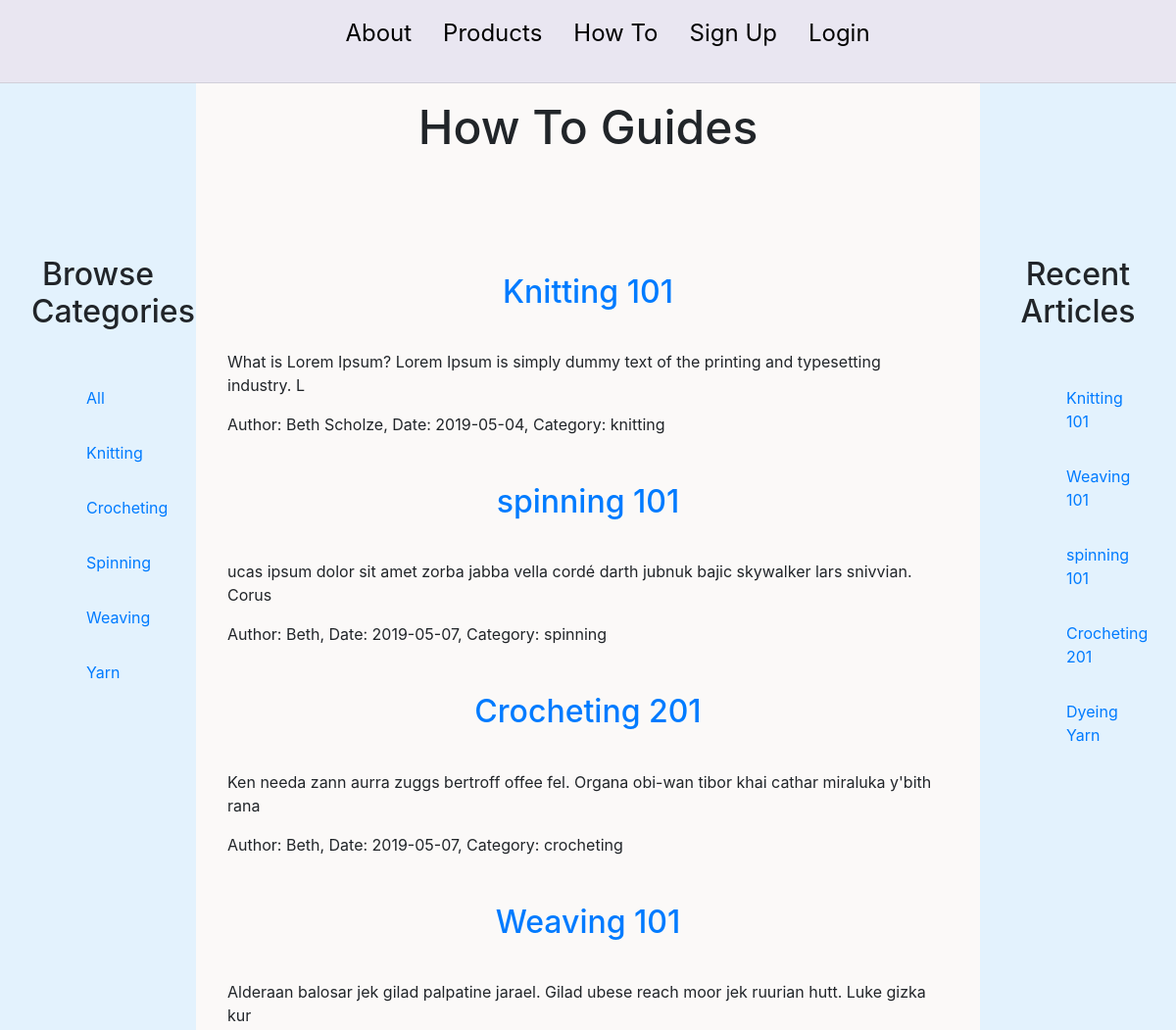
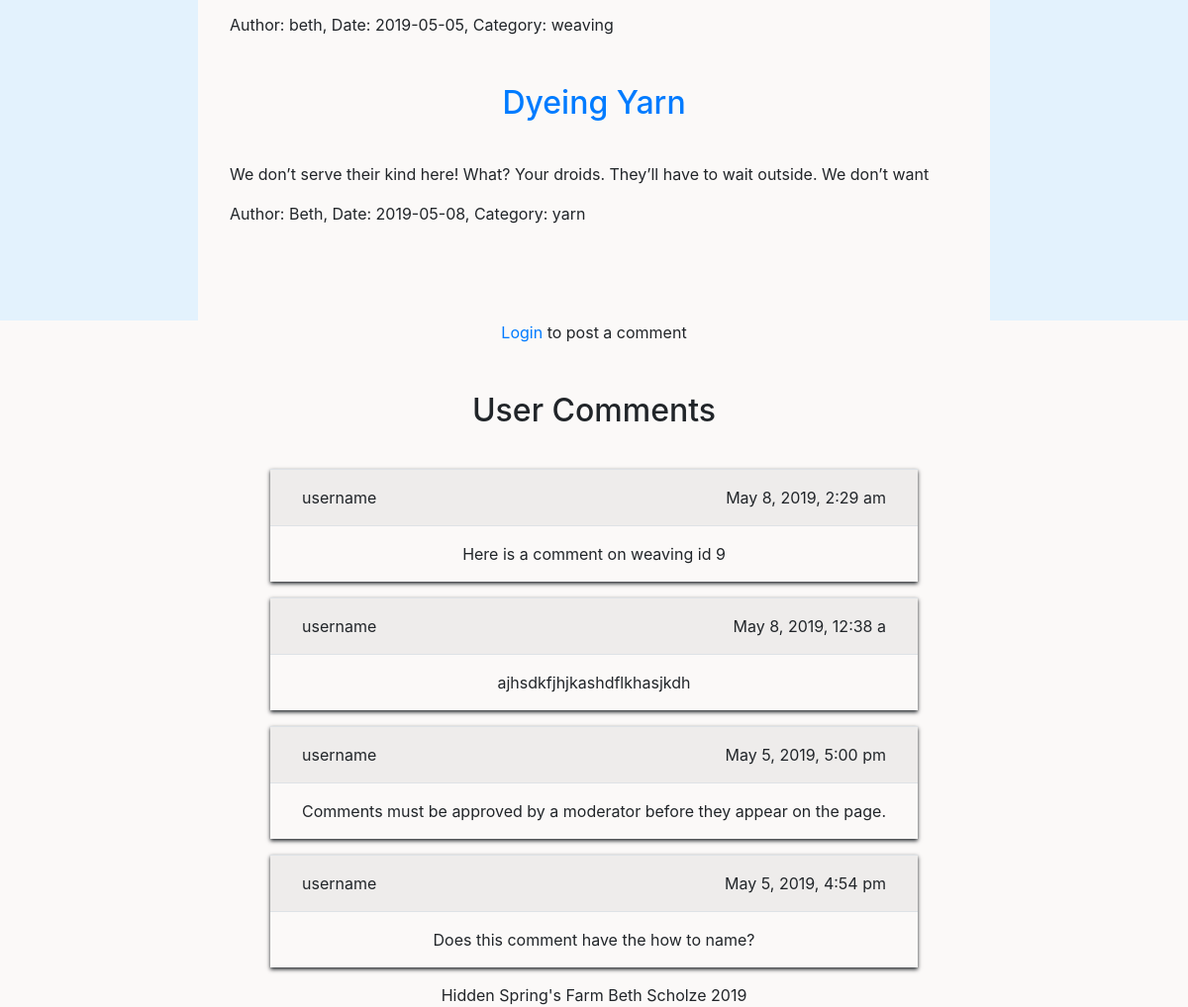
Page /howTos.php?howToId=6 on the committed database (2 pictures, top to bottom).
### tables this page shows
CREATE TABLE `how_to_guides` (
  `id` int(11) NOT NULL AUTO_INCREMENT,
  `title` varchar(30) DEFAULT NULL,
  `date` date DEFAULT NULL,
  `content` text,
  `author` varchar(40) DEFAULT NULL,
  `category` varchar(20) DEFAULT NULL,
  `picture` varchar(30) DEFAULT NULL,
  `visible` varchar(5) DEFAULT 'yes',
  PRIMARY KEY (`id`)
);

CREATE TABLE `user_comments` (
  `commentId` int(11) NOT NULL AUTO_INCREMENT,
  `userId` int(11) DEFAULT NULL,
  `comment` text,
  `date` varchar(20) DEFAULT NULL,
  `approved` varchar(5) DEFAULT 'no',
  `username` varchar(30) DEFAULT NULL,
  `howTo` varchar(30) DEFAULT NULL,
  PRIMARY KEY (`commentId`)
);

### howTos.php (the view, shortened to what this page needs)
<?php
    require_once('header.php');
    require_once('navmenu.php');
    $title = '';
    ?>
    <section>
        <div class="row mb-5">
            <aside class="col-sm-12 col-md-2 aside">
                <h2>Browse Categories</h2>
                <ul>
                    <li><a href="howTos.php?howToId=6">All</a></li>
                    <li><a href="howTos.php?howToId=1">Knitting</a></li>
                    <li><a href="howTos.php?howToId=2">Crocheting</a></li>
                    <li><a href="howTos.php?howToId=3">Spinning</a></li>
                    <li><a href="howTos.php?howToId=4">Weaving</a></li>
                    <li><a href="howTos.php?howToId=5">Yarn</a></li>
                </ul>
            <?php
            if(isset($_GET['howToId'])) {
                $dbc = mysqli_connect(DB_HOST, DB_USER, DB_PASSWORD, DB_NAME)
                    or die('Error connecting to the database.');
                $query = "Select * from how_to_guides";
                $sort = $_GET['howToId'];
                switch ($sort) {
                default:
                     $query = "Select * from how_to_guides where visible = 'yes'";
                }
                 ?>
                </aside>
                <article id="howTo" class="col-sm-12 col-md-8">
                <?php
                $result = mysqli_query($dbc, $query)
                        or die("Error Selecting guides.");
                while($row = mysqli_fetch_array($result)) {
                    ?>
                    <h2><a href="howTos.php?titleId=<?php echo $row['id'] ?>"><?php echo $row['title'] ?></a></h2>
                    <p><?php echo substr($row['content'], 0, 100) ?></p>
                    <p>Author: <?php echo $row['author'] ?>, Date: <?php echo
                            $row['date'] ?>, Category: <?php echo $row['category'] ?></p>
                    <?php
                }
            }
            ?>
            </article>
            <aside class="col-sm-12 col-md-2 aside">
                <h2>Recent Articles</h2>
                <ul>
                <?php
                $dbc = mysqli_connect(DB_HOST, DB_USER, DB_PASSWORD, DB_NAME)
                    or die('Error connecting to the database.');
                $query = "Select * from how_to_guides where visible = 'yes' order by date limit 10";
                $result = mysqli_query($dbc, $query)
                        or die("Error Selecting guides.");
                while($row = mysqli_fetch_array($result)) {
                    ?>
                   <li><a href="howTos.php?titleId=<?php echo $row['id'] ?>"><?php echo $row['title'] ?></a></li>
                    <?php
                }
                ?>
                </ul>
            </aside>
        </div>
        <div class="row mt-5">
            <div class="mx-auto">
                <?php
                if(isset($_SESSION['username'])) {
                    ?>
                    <form class="forms" method="post" action="<?php echo $_SERVER['PHP_SELF']?>">
                        <h3>Add a comment</h3>
                        <textarea name="comment" id="comment" rows="4" cols="50">Comments must be approved by a moderator before they appear on the page.
                        </textarea><br />
                        <input type="hidden" name="title" value="<?php echo $title ?>" />
                        <input type="submit" name="submit" value="Post comment" />
                    </form>
                    <br />
                    <br />
                <?php
                }
                else {
                    echo '<p><a href="login.php">Login</a> to post a comment</p>';
                }
                ?>
            </div>
        </div>
         <div class="row">
            <div class="mx-auto">
                <h2>User Comments</h2>
                    <?php
                    $dbc = mysqli_connect(DB_HOST, DB_USER, DB_PASSWORD, DB_NAME)
                            or die('Error connecting to the database.');
                    $query = "Select * from user_comments where approved='yes' and howTo='$title' order by date desc";
                    $result = mysqli_query($dbc, $query)
                            or die ('Error querying the user comments.');
                     while($row = mysqli_fetch_array($result)) {
                        ?>
                        <table class="table table-striped" id="commentTable">
                        <tr><td class="text-left"><?php echo $row['username'] ?></td><td class="text-right"><?php echo $row['date'] ?></td></tr>
                        <tr><td colspan="2"><?php echo $row['comment'] ?></td></tr>
                        </table>
                        <?php
                     }
                    ?>
            </div>
        </div>
   </section>
   <?php
    require_once('footer.php');
    ?>

### css/styles.css (style rules this page uses)
* { box-sizing: border-box; }
body { background-color: #fbf9f8; }
ul li { list-style-type: none; padding: 1em; }
td, th { padding: 1em; text-align: center; }
h2 { text-align: center; padding-bottom: 1em; padding-top:1em; }
.aside { background-color: #e3f2fd; padding: 9em 2em; margin-top: -8.1em; margin-bottom: -3em; }
#howTo { padding: 2em; }
#commentTable { border: none; box-shadow: 0 2px 4px 0; }
#commentTable tr td { padding: 1em 2em; }
table { border: solid black 1px; margin-bottom: 2em; }
html, body { height: 100%; }
body { display: flex; flex-direction: column; }

### rows in the picture
how_to_guides: title "Knitting 101", content "What is Lorem Ipsum? Lorem Ipsum is simply dummy text of the printing and typesetting industry. L", author "Beth Scholze", date "2019-05-04", category "knitting"
how_to_guides: title "spinning 101", content "ucas ipsum dolor sit amet zorba jabba vella cordé darth jubnuk bajic skywalker lars snivvian. Corus", author "Beth", date "2019-05-07", category "spinning"
how_to_guides: title "Crocheting 201", content "Ken needa zann aurra zuggs bertroff offee fel. Organa obi-wan tibor khai cathar miraluka y'bith rana", author "Beth", date "2019-05-07", category "crocheting"
how_to_guides: title "Weaving 101", content "Alderaan balosar jek gilad palpatine jarael. Gilad ubese reach moor jek ruurian hutt. Luke gizka kur", author "beth", date "2019-05-05", category "weaving"
how_to_guides: title "Dyeing Yarn", content "We don’t serve their kind here! What? Your droids. They’ll have to wait outside. We don’t want", author "Beth", date "2019-05-08", category "yarn"
user_comments: username "username", date "May 8, 2019, 2:29 am", comment "Here is a comment on weaving id 9"
user_comments: username "username", date "May 8, 2019, 12:38 a", comment "ajhsdkfjhjkashdflkhasjkdh"
user_comments: username "username", date "May 5, 2019, 5:00 pm", comment "Comments must be approved by a moderator before they appear on the page."
user_comments: username "username", date "May 5, 2019, 4:54 pm", comment "Does this comment have the how to name?"

### other values in the picture
$page_title "How To Guides"
